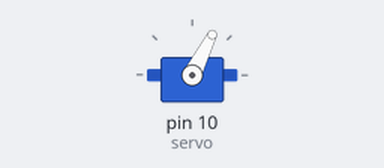
Recording of a sketch running on a simulated Arduino Uno, built with avr-gcc and run on an emulated ATmega328P. Parts: servo.

Above: at 0.05 s.
At 0.45 s:
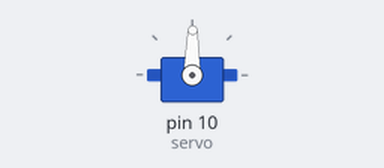
At 0.8 s:
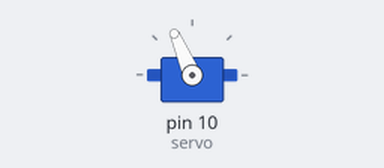
At 1.6 s:
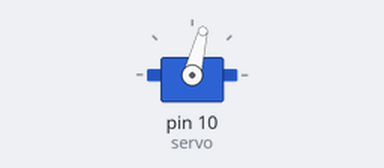
Timing chart, 0 to 4.2 s (numbered marks = the images above):
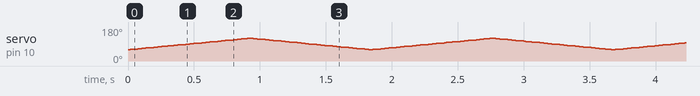

The sketch:

Servo_fout.ino
```cpp
#include <Servo.h>
int servoPin = 10;
Servo servo;
int pos = 0;

void setup() {
  servo.attach(10);
}

void loop() {
  for (pos = 60; pos <= 120; pos += 1) {
    servo.write(pos);
    delay(15);
  }
  for (pos = 120; pos >= 60; pos -= 1) {
    servo.write(pos);
    delay(15);
  }
}
```
